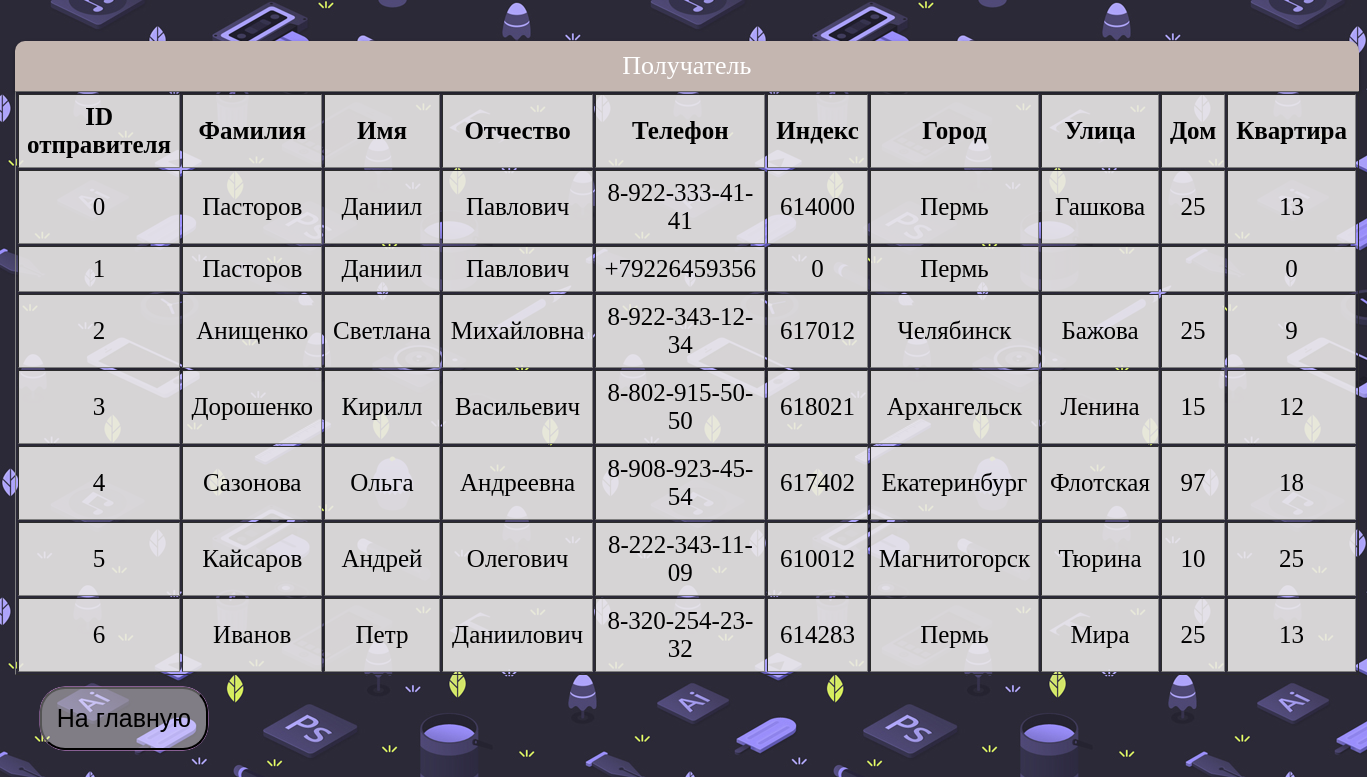
The page /визуал/poluch.php on the database its author committed.
### визуал/poluch.php (the view, shortened to what this page needs)
<?php
		$host = 'localhost';
		$user = 'root';
		$password = '';
		$db_name = 'служба доставки грузов 2';
		$link = mysqli_connect($host, $user, $password, $db_name);
	echo "<link rel='stylesheet' href='style/styletableadminpoluch.css'>";
?>
<div class='all'>
<table border = "1" style ="font-size:25px">
<caption> Получатель</caption>
	<tr>
		<th >ID отправителя</th>
		<th>Фамилия</th>
		<th>Имя</th>
		<th>Отчество</th>
        <th>Телефон</th>
                <th>Индекс</th>
                <th>Город</th>
                <th>Улица</th>
                <th>Дом</th>
                <th>Квартира</th>
	</tr>
	</div>
	<?php
		$query = "SELECT * FROM `Получатель`";
		$result = mysqli_query($link, $query) or die(mysqli_error($link));
		for ($data = []; $row = mysqli_fetch_assoc($result); $data[] = $row);
		$result = '';
		foreach ($data as $elem) {
			$result .= '<tr>';
			$result .= '<td>' . $elem['ID получателя'] . '</td>';
			$result .= '<td>' . $elem['Фамилия'] . '</td>';
			$result .= '<td>' . $elem['Имя'] . '</td>';
            $result .= '<td>' . $elem['Отчество'] . '</td>';
            $result .= '<td>' . $elem['Телефон'] . '</td>';
                        $result .= '<td>' . $elem['Индекс'] . '</td>';
                        $result .= '<td>' . $elem['Город'] . '</td>';
                        $result .= '<td>' . $elem['Улица'] . '</td>';
                        $result .= '<td>' . $elem['Дом'] . '</td>';
                        $result .= '<td>' . $elem['Квартира'] . '</td>';
			$result .= '</tr>';
		}
		echo $result;
	?>
<button>  <a href="index.php">На главную</a> </button>

### визуал/style/styletableadminpoluch.css (style rules this page uses)
table caption { background: rgb(196, 182, 176); border-top-left-radius: 10px; border-top-right-radius: 10px; padding: 10px; box-shadow: 0 2px 4px 0 rgba(0,0,0,.3); color: white; font-family: "Roboto Slab",serif; font-size: 26px; text-align: center; margin: 0; }
table td, table th { padding: 8px; text-align: center; }
table th { text-align: center; font-size: 25px; }
table tr:nth-child(1n) { background: rgb(233, 231, 231,0.9); }
table td:last-of-type { text-align: center; }
button { margin-left:25px; margin-top:12px; border-radius: 25px; padding:15px; font-size:17px; box-shadow:0 0 0 0.2px orange; box-shadow:0 0 0.5px 0.4px rgb(229, 149, 240); background-color: rgba(255, 249, 249, 0.4); }
a { font-size:25px; }
a:link { text-decoration: none; color:black; }
.all { position: relative; margin-left:0.5%; margin-top: 3%; }

### rows shown on the page
получатель: ID получателя "0", Фамилия "Пасторов", Имя "Даниил", Отчество "Павлович", Телефон "8-922-333-41-41", Индекс "614000", Город "Пермь", Улица "Гашкова", Дом "25", Квартира "13"
получатель: ID получателя "1", Фамилия "Пасторов", Имя "Даниил", Отчество "Павлович", Телефон "+79226459356", Индекс "0", Город "Пермь", Квартира "0"
получатель: ID получателя "2", Фамилия "Анищенко", Имя "Светлана", Отчество "Михайловна", Телефон "8-922-343-12-34", Индекс "617012", Город "Челябинск", Улица "Бажова", Дом "25", Квартира "9"
получатель: ID получателя "3", Фамилия "Дорошенко", Имя "Кирилл", Отчество "Васильевич", Телефон "8-802-915-50-50", Индекс "618021", Город "Архангельск", Улица "Ленина", Дом "15", Квартира "12"
получатель: ID получателя "4", Фамилия "Сазонова", Имя "Ольга", Отчество "Андреевна", Телефон "8-908-923-45-54", Индекс "617402", Город "Екатеринбург", Улица "Флотская", Дом "97", Квартира "18"
получатель: ID получателя "5", Фамилия "Кайсаров", Имя "Андрей", Отчество "Олегович", Телефон "8-222-343-11-09", Индекс "610012", Город "Магнитогорск", Улица "Тюрина", Дом "10", Квартира "25"
получатель: ID получателя "6", Фамилия "Иванов", Имя "Петр", Отчество "Даниилович", Телефон "8-320-254-23-32", Индекс "614283", Город "Пермь", Улица "Мира", Дом "25", Квартира "13"
